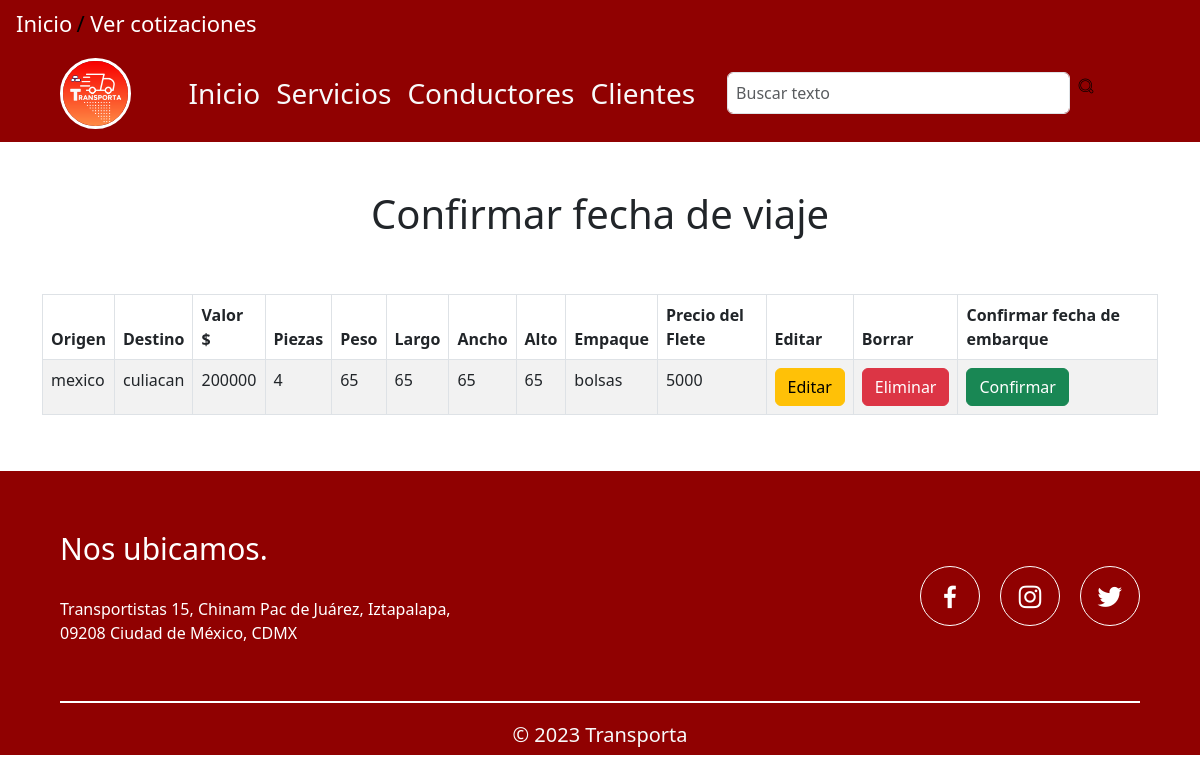
Screenshot of /vista/modulos/vistaFecha.php (signed in) with the database file from the repository.
### tables this page shows
CREATE TABLE `cotizaciones` (
  `id` int(11) NOT NULL,
  `origen` varchar(150) NOT NULL,
  `destino` varchar(150) NOT NULL,
  `valor` varchar(10) NOT NULL,
  `prioridad` varchar(255) NOT NULL,
  `piezas` varchar(10) NOT NULL,
  `distancia` varchar(10) NOT NULL,
  `peso` varchar(10) NOT NULL,
  `largo` varchar(10) NOT NULL,
  `ancho` varchar(10) NOT NULL,
  `alto` varchar(10) NOT NULL,
  `empaque` varchar(100) NOT NULL,
  `precioFlete` varchar(50) NOT NULL,
  `ruta` varchar(250) NOT NULL,
  `usuario` int(11) NOT NULL
);

### vista/modulos/vistaFecha.php (the view, shortened to what this page needs)
<?php
include 'vista/modulos/usuarios_php/conexion_bd.php';
$user = $_SESSION['usuario'];
$sql = "SELECT idUsuario, nombre FROM usuarios WHERE correo = '".$user."'";
$resultado = $conexion->query($sql);
while($data  = $resultado->fetch_assoc()){
  $userId = $data['idUsuario'];
}
?>
<!DOCTYPE html>
<html lang="en">
<head>
    <link href="https://unpkg.com/boxicons@2.1.4/css/boxicons.min.css" rel="stylesheet" />
    <link href="https://cdn.jsdelivr.net/npm/bootstrap@5.3.0-alpha3/dist/css/bootstrap.min.css" rel="stylesheet"
>
    <link rel="stylesheet" href="<?php echo $ruta."/" ?>css/estilosClientes.css">
    <link rel="stylesheet" href="<?php echo $ruta."/" ?>css/redesSociales.css">
    <link rel="stylesheet" href="https://cdnjs.cloudflare.com/ajax/libs/font-awesome/6.4.0/css/all.min.css"
 />
    <link rel="stylesheet" href="https://cdn.datatables.net/1.10.25/css/jquery.dataTables.min.css">
    <link rel="stylesheet" href="https://cdn.datatables.net/responsive/2.2.9/css/responsive.dataTables.min.css">
    <link rel="stylesheet" href="https://cdn.jsdelivr.net/npm/bootstrap-icons@1.10.5/font/bootstrap-icons.css">
</head>
<body>
    <ul class="breadcrumb2">
        <li><a href="index.php?pagina=vistaUsuario">Inicio</a></li>
        <li><a href="index.php?pagina=vistaCotizacionesUsuario">Ver cotizaciones</a></li>
    </ul>
    <nav class="navbar navbar-expand-lg barra mes">
        <div class="container-fluid ">
            <img class="logo ms-5" src="<?php echo $ruta."/" ?>img/Paquetería y Envíos Logo (1).png" alt="">
            <div class="offcanvas offcanvas-end navbar-dark bg-dark " tabindex="-1" id="offcanvasNavbar"
                aria-labelledby="offcanvasNavbarLabel">
                <div class="offcanvas-body ">
                    <ul class="navbar-nav justify-content-end flex-grow-1 pe-3  ">
                        <li class="nav-item nave">
                            <a class="nav-link active text-light fs-3" aria-current="page"
                                href="index.php?pagina=vistaUsuario">Inicio</a>
                        </li>
                        <li class="nav-item nave">
                            <a class="nav-link active text-light fs-3" aria-current="page"
                                href="index.php?pagina=serviciosUsuario">Servicios</a>
                        </li>
                        <li class="nav-item nave">
                            <a class="nav-link active text-light fs-3" aria-current="page"
                                href="index.php?pagina=conductores">Conductores</a>
                        </li>
                        <li class="nav-item nave">
                            <a class="nav-link active text-light fs-3" aria-current="page"
                                href="index.php?pagina=nuestrosClientesUsuario">Clientes</a>
                        </li>
                    </ul>
                    <form class="d-flex  p-2" role="search">
                        <input id="buscador" class="form-control me-2 p-2" type="text" placeholder="Buscar texto"
                            aria-label="Search">
                        <div class="mar">
                            <img class="icon" src="<?php echo $ruta."/" ?>img/buscar.png">
                        </div>
                    </form>
                </div>
            </div>
        </div>
    </nav>
    <div class="container fondo">
        <br>
        <br>
        <h1 class="text-center">Confirmar fecha de viaje</h1>
        <br>
        <br>
        <div class="table-responsive">
            <table id="consulta_cotizaciones" class="table table-bordered table-striped">
                <thead>
                    <tr>
                        <th>Origen</th>
                        <th>Destino</th>
                        <th>Valor $</th>
                        <th>Piezas</th>
                        <th>Peso</th>
                        <th>Largo</th>
                        <th>Ancho</th>
                        <th>Alto</th>
                        <th>Empaque</th>
                        <th>Precio del Flete</th>
                        <th>Editar</th>
                        <th>Borrar</th>
                        <th>Confirmar fecha de embarque</th>
                    </tr>
                </thead>
                <tbody>
                    <?php
                    include 'vista/modulos/usuarios_php/conexion_bd.php';
                    $consultaU =" SELECT *
                    FROM `cotizaciones` WHERE `usuario` = '$userId'";
                                $resultadoU = mysqli_query($conexion, $consultaU);
              while($row = mysqli_fetch_assoc($resultadoU)){
            ?> <tr>
                        <td><?php echo $row ['origen'];?></td>
                        <td><?php echo $row ['destino'];?></td>
                        <td><?php echo $row ['valor'];?></td>
                        <td><?php echo $row ['piezas'];?></td>
                        <td><?php echo $row ['peso'];?></td>
                        <td><?php echo $row ['largo'];?></td>
                        <td><?php echo $row ['ancho'];?></td>
                        <td><?php echo $row ['alto'];?></td>
                        <td><?php echo $row ['empaque'];?></td>
                        <td><?php echo $row ['precioFlete'];?></td>
                        <td><button type="button" name="editar" id="<?php echo $row ['id'];?>" class="btn btn-warning
        btn-xs editar">Editar</button></td>
                        <td>
                     <a type="button" name="borrar" onclick="return confirmDelete()"  href="./vista/recursos/cotizacion_php/borrarCot.php?id=<?php echo $row["id"];?>"
                                class="btn btn-danger btn-xs borrar">Eliminar</a>
                        </td>
                        <td><button type="button" name="confirmar" id="<?php echo $row ['id'];?>" class="btn btn-success
        btn-xs confirmar">Confirmar</button></td>
                    </tr>
                    <?php
      }
    ?>
                </tbody>
            </table>
        </div>
    </div>
    <?php
    include "footer.php";
    ?>
</body>
</html>

### vista/recursos/css/estilosClientes.css (style rules this page uses)
.mar { width: 30%; }
.icon { width: 15%; padding: auto; }
.logo { border-radius: 50%; border: solid white; width: 6%; margin-top: 5px ; margin-right: 50px; margin-bottom: 5px; }
.barra { background: rgb(144, 1, 1); margin-bottom: 8opx ; margin-top: 40px; }
ul.breadcrumb2 { padding: 10px 16px; list-style: none; background: rgb(144, 1, 1); margin-top: -3px; margin-bottom: -45px; }
ul.breadcrumb2 li { display: inline; font-size: 22px; }
ul.breadcrumb2 li+li:before { padding: px; color: black; content: "/\00a0"; }
ul.breadcrumb2 li a { color: #ffffff; text-decoration: none; }

### vista/recursos/css/redesSociales.css (style rules this page uses)
:root { --facebook: #3b5999; --instagram: #e44077; --twitter: #55acee; --pinterest: #bd081c; --linkedin: #0077B5; }

### rows the page displays
cotizaciones: origen "mexico", destino "culiacan", valor "200000", piezas "4", peso "65", largo "65", ancho "65", alto "65", empaque "bolsas", precioFlete "5000"
